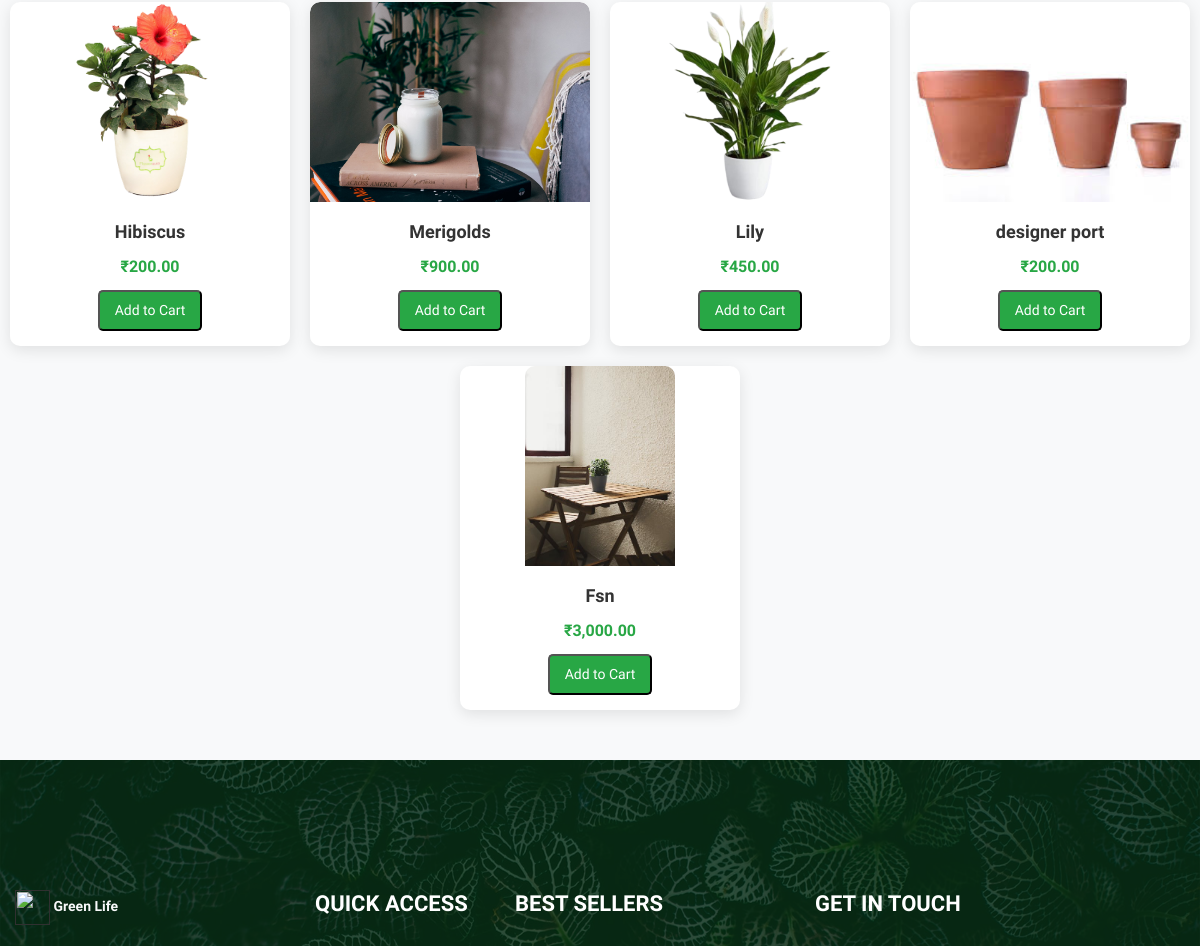
Before: /product.php (middle part) with the older database file.
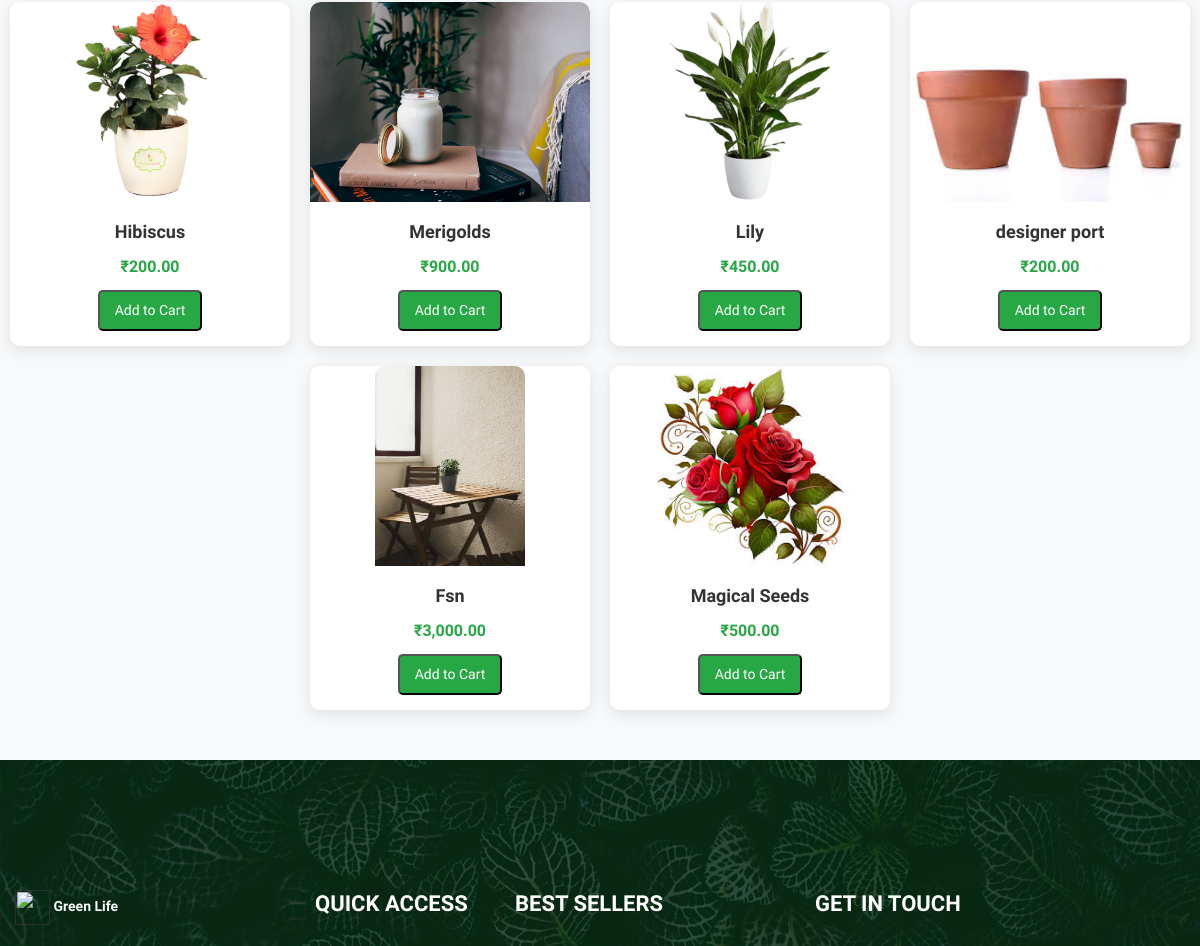
After: the same page with the newer database file.
### tables this page shows
CREATE TABLE `product` (
  `Prod_id` int(11) NOT NULL,
  `Prod_name` char(20) NOT NULL,
  `Prod_image` char(50) NOT NULL,
  `Prod_description` char(40) NOT NULL,
  `Prod_price` float NOT NULL,
  `prod_qt` int(11) NOT NULL,
  `Date` date NOT NULL,
  `Time` time NOT NULL,
  `Pc_id` int(11) DEFAULT NULL,
  `S_id` int(11) DEFAULT NULL
);

### product.php (the view, shortened to what this page needs)
<?php
include 'connection.php';
if (isset($_GET['cat'])) {
    $cat_nm = $_GET['cat'];
    $cat_sel = mysqli_query($conn, "SELECT * FROM `product_category` WHERE `Pc_name`='$cat_nm'");
    $cat_res = mysqli_fetch_assoc($cat_sel);
    $select_products = mysqli_query($conn, "SELECT * FROM `product` WHERE `Pc_id`=" . $cat_res['Pc_id']);
} else {
    $select_products = mysqli_query($conn, "SELECT * FROM `product`");
}
?>
<!DOCTYPE html>
<html lang="en">
<head>
    <link rel="stylesheet" href="style.css">
</head>
<body>
    <div class="container-fluid product-section">
        <div class="product-container">
            <?php
            if (mysqli_num_rows($select_products) > 0) {
                while ($fetch_product = mysqli_fetch_assoc($select_products)) {
            ?>
                    <div class="product-card">
                        <img src="admin/images/product_images/<?php echo $fetch_product['Prod_image']; ?>" alt="<?php echo $fetch_product['Prod_name']; ?>">
                        <p class="product-title"><?php echo $fetch_product['Prod_name']; ?></p>
                        <p class="product-price">₹<?php echo number_format($fetch_product['Prod_price'], 2); ?></p>
                        <form method="POST" action="">
                            <button type="submit" name="add_to_cart" class="add-to-cart-btn">Add to Cart</button>
                        </form>
                    </div>
            <?php
                }
            }
            ?>
        </div>
    </div>
    <?php include('footer.php'); ?>
</body>
</html>

### footer.php (shortened to what this page needs)
<footer class="footer-area bg-img" style="background-image: url('img/bg-img/3.jpg'); color: white;">
    <div class="main-footer-area">
        <div class="container">
            <div class="row">
                <div class="col-12 col-sm-6 col-lg-3">
                    <div class="single-footer-widget">
                        <div class="footer-logo mb-30">
                        <a href="" class="nav-brand"><img style="width:35px;height:35px;" src="./F.png" alt="">&nbsp;<strong class="text-light">Green Life</strong></a>
                        </div>
                    </div>
                </div>
                <div class="col-12 col-sm-6 col-lg-2">
                    <div class="single-footer-widget">
                        <div class="widget-title">
                            <h5>Quick Access</h5>
                        </div>
                    </div>
                </div>
                <div class="col-12 col-sm-6 col-lg-3">
                    <div class="single-footer-widget">
                        <div class="widget-title">
                            <h5>Best Sellers</h5>
                        </div>
                    </div>
                </div>
                <div class="col-12 col-sm-6 col-lg-3">
                    <div class="single-footer-widget">
                        <div class="widget-title">
                            <h5>Get In Touch</h5>
                        </div>
                    </div>
                </div>
            </div>
        </div>
    </div>
</footer>

### style.css (style rules this page uses)
* { margin: 0; padding: 0; }
body { font-family: "Dosis", sans-serif; font-size: 16px; color: #707070; }
h1, h2, h3, h4, h5, h6 { color: #303030; line-height: 1.3; font-weight: 500; }
p { color: #707070; font-size: 16px; line-height: 1.7; font-weight: 400; }
a, a:hover, a:focus { -webkit-transition-duration: 500ms; transition-duration: 500ms; text-decoration: none; outline: 0 solid transparent; color: #303030; font-weight: 500; font-size: 14px; }
img { height: auto; max-width: 100%; }
.mb-30 { margin-bottom: 30px !important; }
.bg-img { background-position: center center; background-size: cover; background-repeat: no-repeat; }
.footer-area { position: relative; z-index: 1; }
.footer-area::after { background-color: rgba(4, 43, 15, 0.8); position: absolute; z-index: -1; top: 0; left: 0; width: 100%; height: 100%; content: ""; }
.footer-area .main-footer-area { position: relative; z-index: 1; padding-top: 80px; }
.footer-area .single-footer-widget { position: relative; z-index: 1; margin-bottom: 70px; }
.footer-area .single-footer-widget .widget-title h5 { font-size: 22px; color: #ffffff; text-transform: uppercase; margin-bottom: 30px; }
h5 { font-size: 18px; font-weight: 500; color: #666; }

### css/classy-nav.css (style rules this page uses)
* { margin: 0; padding: 0; }
body { font-family: "Roboto", sans-serif; }
img { height: auto; max-width: 100%; }
.bg-img { background-position: center center; background-size: cover; background-repeat: no-repeat; }

### product.php (style rules this page uses)
* { margin: 0; padding: 0; box-sizing: border-box; }
body { overflow-x: hidden; background-color: #f8f9fa; }
.product-section { padding: 50px 0; }
.product-container { display: flex; flex-wrap: wrap; justify-content: center; gap: 20px; padding: 0 10px; }
.product-card { background: #ffffff; width: 280px; border-radius: 10px; overflow: hidden; box-shadow: 0px 4px 15px rgba(0, 0, 0, 0.1); transition: transform 0.3s ease-in-out; text-align: center; padding-bottom: 15px; }
.product-card img { max-width: 100%; height: 200px; object-fit: cover; border-radius: 10px 10px 0 0; }
.product-title { font-size: 18px; font-weight: bold; margin: 15px 0 5px; color: #333; }
.product-price { font-size: 16px; font-weight: bold; color: #28a745; margin-bottom: 10px; }
.add-to-cart-btn { background-color: #28a745; color: white; padding: 8px 15px; border-radius: 5px; text-decoration: none; font-size: 14px; transition: background 0.3s ease-in-out; display: inline-block; }

### footer.php (style rules this page uses)
.footer-area { padding: 50px 0; background-size: cover; background-position: center; }
.single-footer-widget { margin-bottom: 30px; }
.footer-logo img { max-width: 150px; }
.widget-title h5 { color: white; font-size: 20px; font-weight: 600; margin-bottom: 20px; }

Changed rows visible on the page:
added product: Prod_image (picture), Prod_name "Magical Seeds", Prod_price "500.00"
